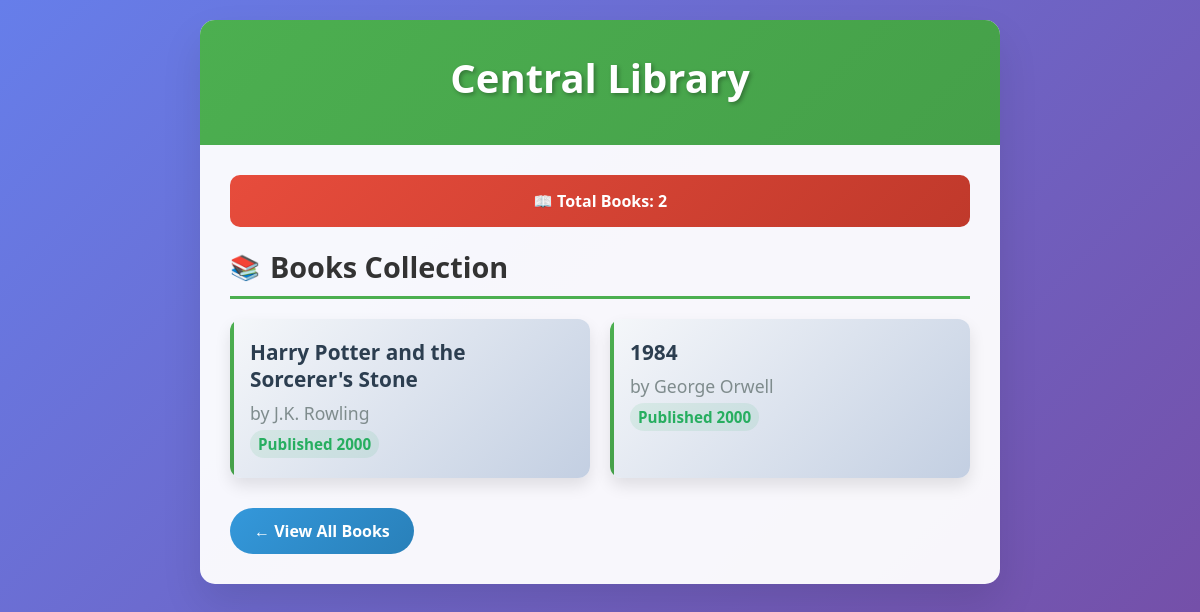
Page /relationship_app/library/1/ on the earlier database version.
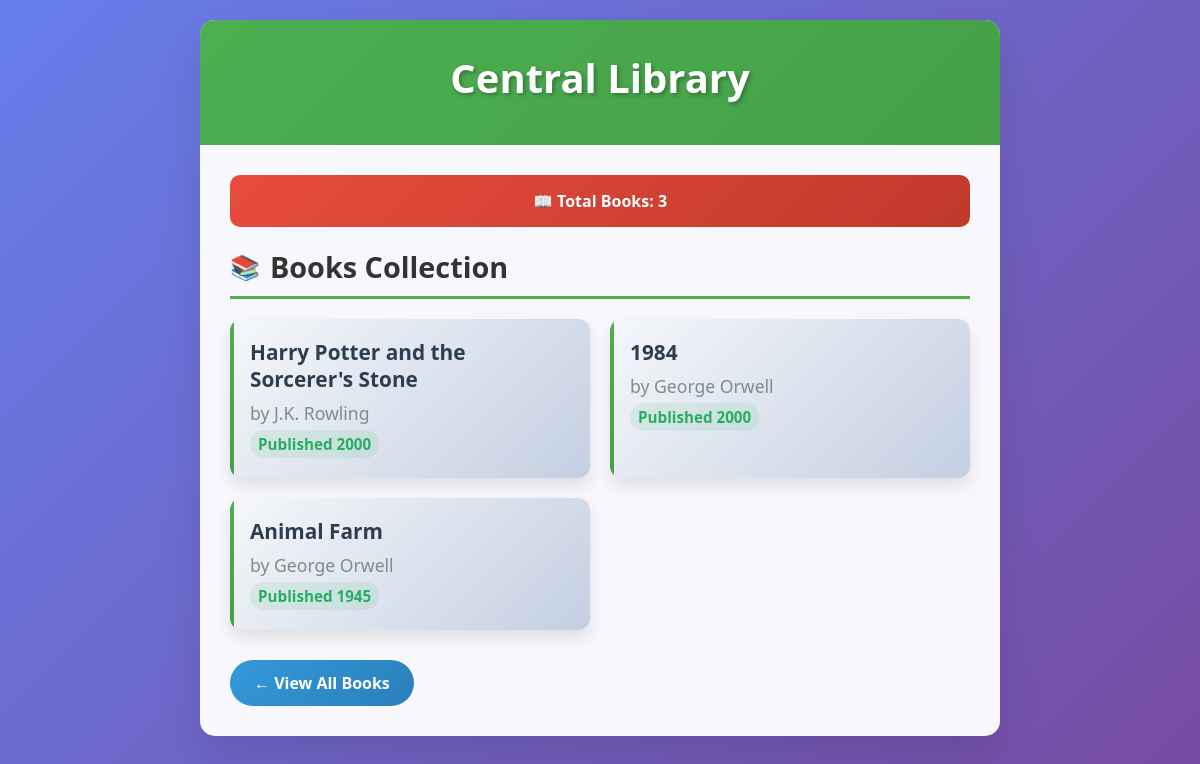
Same page on the later database version.
### relationship_app/models.py (models this page shows, shortened)
class Library(models.Model):
    name = models.CharField(max_length=255)
    books = models.ManyToManyField(Book)

class Book(models.Model):
    title = models.CharField(max_length=255)
    author = models.ForeignKey(Author, on_delete=models.CASCADE)
    publication_year = models.IntegerField(default=2000)

class Author(models.Model):
    name = models.CharField(max_length=255)

### relationship_app/views.py (the view)
# urls.py: path("library/<int:pk>/", LibraryDetailView.as_view(), name="library_detail"),
class LibraryDetailView(DetailView):
    model = Library
    template_name = 'library_detail.html'
    context_object_name = 'library'

### relationship_app/templates/library_detail.html (shortened to what this page needs)
<!DOCTYPE html>
<html lang="en">
<head>
</head>
<body>
    <div class="container">
        <div class="header">
            <h1>{{ library.name }}</h1>
        </div>
        <div class="content">
            <div class="stats">
                📖 Total Books: {{ library.books.count }}
            </div>
            <h2 class="section-title">Books Collection</h2>
            {% if library.books.all %}
                <div class="books-grid">
                    {% for book in library.books.all %}
                    <div class="book-card">
                        <div class="book-title">{{ book.title }}</div>
                        <div class="book-author">by {{ book.author.name }}</div>
                        <div class="book-year">Published {{ book.publication_year }}</div>
                    </div>
                    {% endfor %}
                </div>
            {% else %}
                <div class="no-books">
                    📚 No books available in this library yet.
                </div>
            {% endif %}
            <a href="/relationship_app/books/" class="back-link">← View All Books</a>
        </div>
    </div>
</body>
</html>

Differences in the rows shown:
computed for Library "Central Library": books.count "2" → "3"
added Book: title "Animal Farm", author.name "George Orwell", publication_year "1945"
